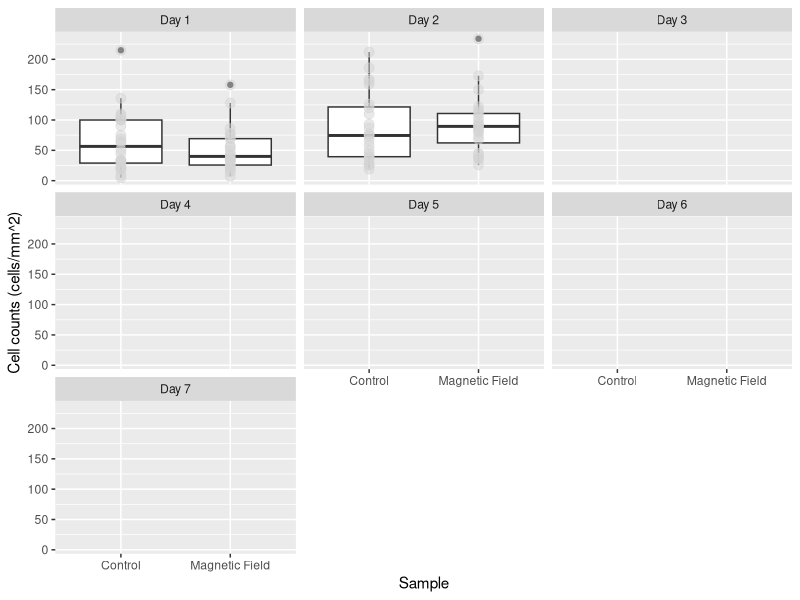
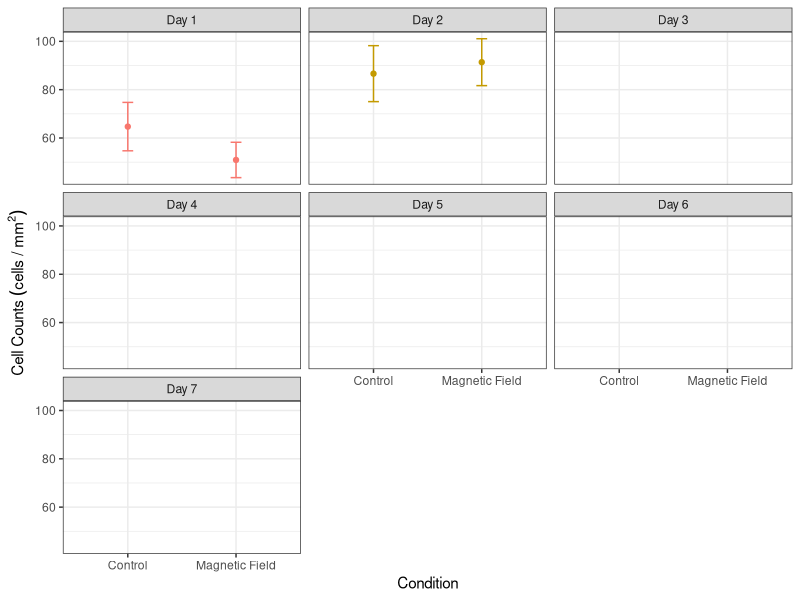
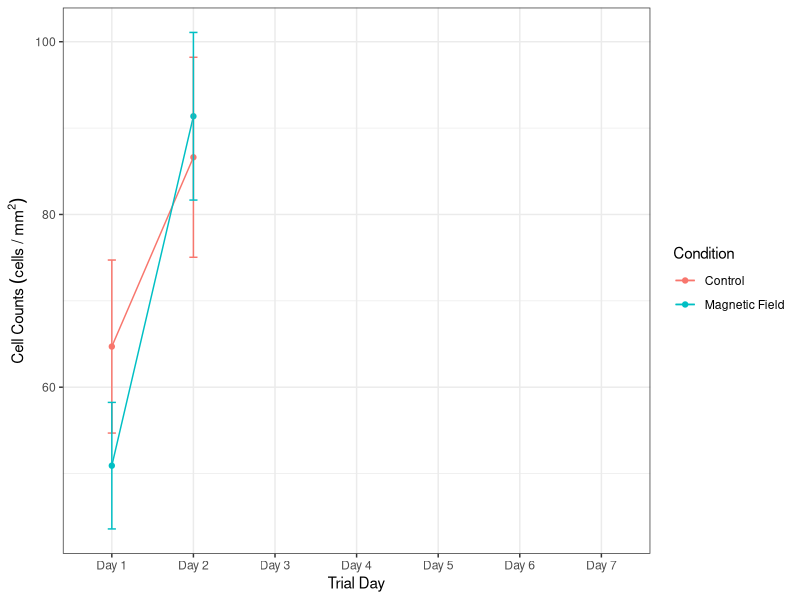
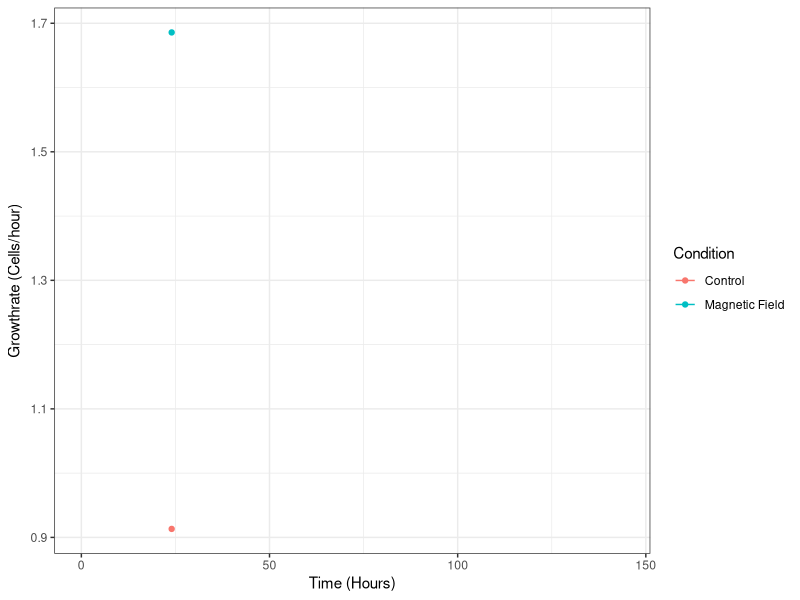
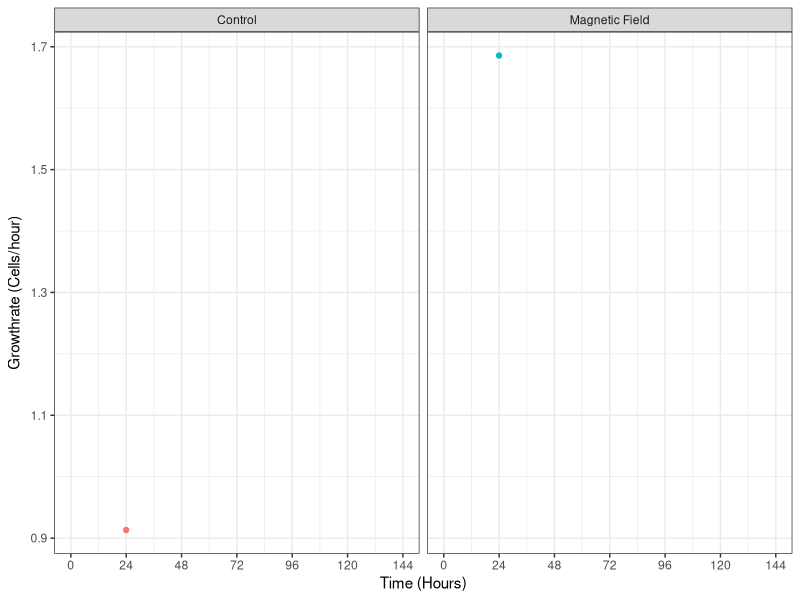

These charts were generated, in order, by the following R code:
## ---- chunk 1
# clear the environment
rm(list = ls())

# import the libraries that we will use
library(ggplot2)
library(dplyr)
library(here)
library(ggfortify)

## ---- chunk 2
# import the data set that we will be analysing, the stringsAsFactors = True argument converts categorical data to factors so we can analyse the levels
counts <- read.csv(here("Data", "CMF6_HT22Microscopy_3-27_4-3.csv"),stringsAsFactors = TRUE)

# take a look at the structure of the data
glimpse(counts)

# recode the counts to be before and after exposure
counts$Condition <- recode(counts$Condition, "B-Field" = 'Magnetic Field')

# relevel the data to put the control first
counts<- mutate(counts, Condition = relevel(Condition, ref = "Control"),
                        )



## ---- chunk 3
# make a box plot of the data
ggplot(counts, aes(x = Condition, y = Cell_Count)) +
geom_boxplot()+
  geom_point(size = 3, colour = 'lightgrey', alpha = 0.5)+
  facet_wrap(~Trial_Day)+
  xlab("Sample") +
  ylab("Cell counts (cells/mm^2)")
## ---- chunk 4
# find the means of the cell counts and put them in a new table
mean_counts <- counts %>% 
  filter(!is.na(Date), !is.na(Trial_Day), Condition == "Control" | Condition == "Magnetic Field") %>%
    group_by(Condition,Trial_Day) %>% summarise(
      meancounts = mean(Cell_Count),
      secounts = sd(Cell_Count)/sqrt(sum(!is.na(Cell_Count)))
  
       )
## ---- chunk 5
# create scatterplot with error bars
ggplot(mean_counts, aes(Condition, meancounts, color = Trial_Day))+
     geom_point()+
     geom_line()+
     geom_errorbar(aes(ymin = meancounts - secounts,
                       ymax = meancounts + secounts), width = 0.1)+
    theme_bw()+
    facet_wrap(~Trial_Day)+
    theme(legend.position="none")+
    xlab("Condition")+
    ylab(expression(Cell~Counts~(cells~"/"~mm^2)))
         
## ---- chunk 6
library(scales)
# create scatter plot with error bars
ggplot(mean_counts, aes(Trial_Day, meancounts, color = Condition, group = Condition))+
     geom_point()+
     geom_line()+
     scale_color_manual(values=c('#F8766D','#00BFC4', "dodgerblue"))+
     geom_errorbar(aes(ymin = meancounts - secounts,
                       ymax = meancounts + secounts), width = 0.1)+
    theme_bw()+
    #theme(legend.position="none")+
    xlab("Trial Day")+
    ylab(expression(Cell~Counts~(cells~"/"~mm^2)))
## ---- chunk 7
# calculate the growth rates using a for loop and store the results of the data in   a new dataframe

#define the starting value of x (where we want the loop to start iterating through   our previous data set)
  x <- 1

# make an empty data frame
d <- data.frame()

# Write for loop to go through and create a new data set with the growth rates
  for(i in mean_counts$meancounts) {
    y = mean_counts$meancounts[x + 1]
    
    z = (y-mean_counts$meancounts[x])/24
    
    print(z)
    
    x = x+1
    
    d = rbind(d, z)
  }

dput(d)

## ---- chunk 8
# add in the hours and slope variables to look at how the growth rate changes over time
mean_counts["Hours"] <-c(0,24,48,72,96, 120, 144, 0,24,48,72,96, 120, 144)
mean_counts["Slope"] <- c(NA,0.913194444444445, NA, 
NA, NA, NA, NA, NA, 1.68576388888889, NA, NA, NA, NA, NA)

## ---- chunk 9
# create scatter plot that shows the slopes of each of the conditions
ggplot(mean_counts, aes(Hours, Slope, color = Condition, group = Condition))+
     geom_point()+
     geom_line()+
     scale_color_manual(values=c('#F8766D','#00BFC4'))+
     #geom_errorbar(aes(ymin = standardcounts - secounts,
                       #ymax = standardcounts + secounts), width = 0.1)+
    theme_bw()+
    #theme(legend.position="none")+
    xlab("Time (Hours)")+
    ylab(expression("Growthrate (Cells/hour)"))
## ---- chunk 10
# create scatter plot that shows the slopes of each of the conditions
ggplot(mean_counts, aes(Hours, Slope, color = Condition, group = Condition))+
     geom_point()+
     geom_line()+
     scale_color_manual(values=c('#F8766D','#00BFC4'))+
     #geom_errorbar(aes(ymin = standardcounts - secounts,
                       #ymax = standardcounts + secounts), width = 0.1)+
    geom_area(aes(fill = Condition, alpha = 0.2))+
    
    theme_bw()+
    scale_x_continuous(breaks=seq(0,144,by=24))+
    theme(legend.position="none")+
    xlab("Time (Hours)")+
    ylab(expression("Growthrate (Cells/hour)")) +
  facet_wrap(~Condition)
